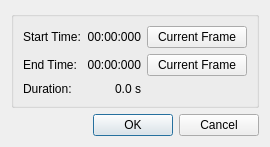
<?xml version="1.0" encoding="UTF-8"?>
<ui version="4.0">
 <class>vpSelectTimeIntervalDialog</class>
 <widget class="QDialog" name="vpSelectTimeIntervalDialog">
  <property name="geometry">
   <rect>
    <x>0</x>
    <y>0</y>
    <width>253</width>
    <height>144</height>
   </rect>
  </property>
  <property name="windowTitle">
   <string>Select Time Interval</string>
  </property>
  <layout class="QVBoxLayout" name="verticalLayout">
   <item>
    <widget class="QGroupBox" name="groupBox">
     <property name="title">
      <string/>
     </property>
     <layout class="QGridLayout" name="gridLayout">
      <item row="0" column="0">
       <widget class="QLabel" name="label_5">
        <property name="text">
         <string>Start Time:</string>
        </property>
       </widget>
      </item>
      <item row="0" column="1">
       <widget class="QLabel" name="startTime">
        <property name="text">
         <string>00:00:000</string>
        </property>
        <property name="alignment">
         <set>Qt::AlignRight|Qt::AlignTrailing|Qt::AlignVCenter</set>
        </property>
       </widget>
      </item>
      <item row="0" column="2">
       <widget class="QPushButton" name="startHere">
        <property name="minimumSize">
         <size>
          <width>100</width>
          <height>0</height>
         </size>
        </property>
        <property name="text">
         <string>Current Frame</string>
        </property>
       </widget>
      </item>
      <item row="1" column="0">
       <widget class="QLabel" name="label_6">
        <property name="text">
         <string>End Time:</string>
        </property>
       </widget>
      </item>
      <item row="1" column="1">
       <widget class="QLabel" name="endTime">
        <property name="text">
         <string>00:00:000</string>
        </property>
        <property name="alignment">
         <set>Qt::AlignRight|Qt::AlignTrailing|Qt::AlignVCenter</set>
        </property>
       </widget>
      </item>
      <item row="1" column="2">
       <widget class="QPushButton" name="endHere">
        <property name="text">
         <string>Current Frame</string>
        </property>
       </widget>
      </item>
      <item row="2" column="0">
       <widget class="QLabel" name="label_8">
        <property name="text">
         <string>Duration:</string>
        </property>
       </widget>
      </item>
      <item row="2" column="1">
       <widget class="QLabel" name="duration">
        <property name="text">
         <string>0.0 s</string>
        </property>
        <property name="alignment">
         <set>Qt::AlignRight|Qt::AlignTrailing|Qt::AlignVCenter</set>
        </property>
       </widget>
      </item>
     </layout>
    </widget>
   </item>
   <item>
    <spacer name="verticalSpacer">
     <property name="orientation">
      <enum>Qt::Vertical</enum>
     </property>
     <property name="sizeHint" stdset="0">
      <size>
       <width>20</width>
       <height>40</height>
      </size>
     </property>
    </spacer>
   </item>
   <item>
    <widget class="QDialogButtonBox" name="buttonBox">
     <property name="orientation">
      <enum>Qt::Horizontal</enum>
     </property>
     <property name="standardButtons">
      <set>QDialogButtonBox::Cancel|QDialogButtonBox::Ok</set>
     </property>
    </widget>
   </item>
  </layout>
 </widget>
 <resources/>
 <connections>
  <connection>
   <sender>buttonBox</sender>
   <signal>accepted()</signal>
   <receiver>vpSelectTimeIntervalDialog</receiver>
   <slot>accept()</slot>
   <hints>
    <hint type="sourcelabel">
     <x>248</x>
     <y>254</y>
    </hint>
    <hint type="destinationlabel">
     <x>157</x>
     <y>274</y>
    </hint>
   </hints>
  </connection>
  <connection>
   <sender>buttonBox</sender>
   <signal>rejected()</signal>
   <receiver>vpSelectTimeIntervalDialog</receiver>
   <slot>reject()</slot>
   <hints>
    <hint type="sourcelabel">
     <x>316</x>
     <y>260</y>
    </hint>
    <hint type="destinationlabel">
     <x>286</x>
     <y>274</y>
    </hint>
   </hints>
  </connection>
 </connections>
</ui>
